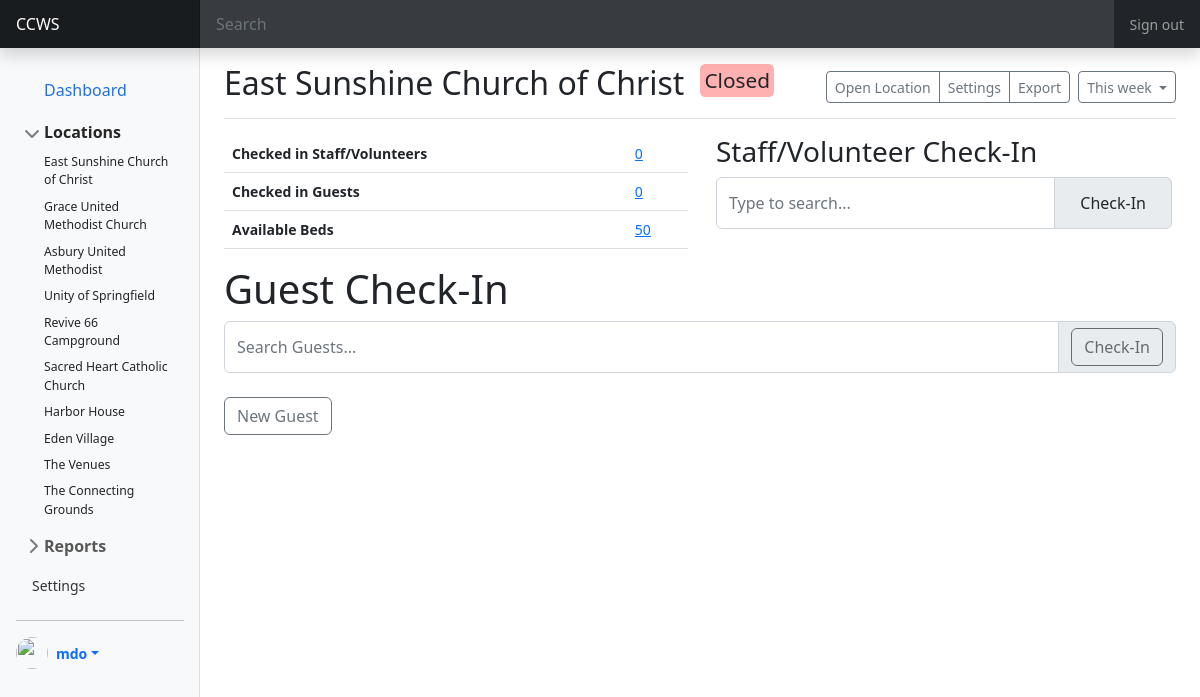
Screenshot of /admin/index.php?action=location&loc=31 with the database file from the repository.
### tables this page shows
CREATE TABLE `location` (
  `loc_id` int(10) NOT NULL,
  `org_id` int(10) NOT NULL,
  `loc_name` varchar(250) DEFAULT NULL,
  `loc_address_street` varchar(250) DEFAULT NULL,
  `loc_address_street_2` varchar(250) DEFAULT NULL,
  `loc_address_city` varchar(250) DEFAULT NULL,
  `loc_address_state` varchar(2) DEFAULT NULL,
  `loc_serves` varchar(250) DEFAULT NULL,
  `loc_capacity` int(10) NOT NULL DEFAULT 0,
  `loc_status` tinyint(1) NOT NULL DEFAULT 0,
  `loc_op_date` date DEFAULT NULL,
  `loc_created` datetime NOT NULL DEFAULT current_timestamp(),
  `loc_created_by` int(10) DEFAULT NULL,
  `loc_modified` datetime NOT NULL DEFAULT current_timestamp() ON UPDATE current_timestamp(),
  `loc_modified_by` int(10) DEFAULT NULL
);

### model/functions.php (called while the page is built, shortened)
<?php
function getLayout($layout, $view, $data = NULL, $head = NULL, $extra = NULL){
    include "view/layout/". $layout . ".php";
}
?>

### model/classes/mysql.php (called while the page is built, shortened)
<?php
include_once dirname(__FILE__, 1) . DIRECTORY_SEPARATOR . 'location.php';
class Mysql extends Dbconfig
{
    public $conn;
    protected $databaseName;
    protected $hostName;
    protected $userName;
    protected $passCode;
    function __construct()
    {
        $this->conn = NULL;
        $dbPara = new Dbconfig();
        $this->databaseName = $dbPara->dbName;
        $this->hostName = $dbPara->serverName;
        $this->userName = $dbPara->userName;
        $this->passCode = $dbPara->passCode;
    }
    function connect()
    {
        $this->conn = new mysqli($this->hostName, $this->userName, $this->passCode, $this->databaseName);
    }
    function getLocations()
    {
        $locations = array();
        $this->sqlQuery = "SELECT loc_id, loc_name, loc_address_street, loc_address_street_2, loc_address_city, loc_address_state, loc_serves, loc_capacity, loc_status FROM location";
        $result = $this->conn->query($this->sqlQuery);
        while ($row = $result->fetch_assoc()) {
            $location = new Location($row['loc_id'], $row['loc_name'], $row['loc_address_street'], $row['loc_address_street_2'], $row['loc_address_city'], $row['loc_address_state'], NULL,  NULL,  $row['loc_serves'],  $row['loc_capacity'], $row['loc_status']);
            $locations[] = $location;
        }
        return $locations;
    }
    function getLocationFull($id)
    {
        $this->sqlQuery = "SELECT loc_id, loc_name, loc_address_street, loc_address_street_2, loc_address_city, loc_address_state, loc_serves, loc_capacity, loc_status, loc_op_date, loc_capacity-(SELECT count(usr_id) FROM guest_status WHERE loc_id = $id AND gs_op_date = loc_op_date AND gs_checkout IS NULL) AS loc_availability FROM location WHERE loc_id = $id";
        $result = $this->conn->query($this->sqlQuery);
        while ($row = $result->fetch_assoc()) {
            $location = new Location($row['loc_id'], $row['loc_name'], $row['loc_address_street'], $row['loc_address_street_2'], $row['loc_address_city'], $row['loc_address_state'], NULL,  NULL,  $row['loc_serves'],  $row['loc_capacity'], $row['loc_status']);
            $location->setAvailability($row['loc_availability']);
            $location->setOpDate($row['loc_op_date']);
        }
        return $location;
    }
}

### config/config.php (called while the page is built, shortened)
<?php
class Dbconfig {
    function __construct()
    {
        $this -> serverName = 'localhost';
        $this -> userName = 'root';
        $this -> passCode = '';
        $this -> dbName = 'ccws';
    }
}
?>

### model/classes/location.php (called while the page is built, shortened)
<?php
class Location
{
    private $id;
    private $name;
    private $capacity;
    private $status;
    private $availability;
    function __construct($id, $name, $address1, $address2, $address3, $address4, $phone=NULL, $email=NULL, $serves, $capacity, $status)
    {
        $this->id = $id;
        $this->name = $name;
        $this->capacity = $capacity;
        $this->status = $status;
    }
    function getId()
    {
        return $this->id;
    }
    function getName()
    {
        return $this->name;
    }
    function getCapacity()
    {
        return $this->capacity;
    }
    function getStatus()
    {
        return ($this->status == 0) ?  false :  true;
    }
    function getStatusString()
    {
        return ($this->status == 0) ?  "Closed" :  "Open";
    }
    function getAvailability()
    {
        return $this->availability;
    }
    function setAvailability($avail)
    {
        $this->availability = $avail;
    }
}

### admin/view/location.php (the view, shortened to what this page needs)
<?php
$conn = new Mysql();
$loc_id = filter_input(INPUT_GET, 'loc');
if (!is_null($loc_id))  $location = $conn->getLocationFull($loc_id) ;
?>
<div class="d-flex justify-content-between flex-wrap flex-md-nowrap align-items-center pt-3 pb-2 mb-3 border-bottom">
    <h1 class="h2"><?php echo $location->getName(); ?><span class="status <?php echo $location->getStatusString(); ?>"><?php echo $location->getStatusString(); ?><span></h1>
    <div class="btn-toolbar mb-2 mb-md-0">
        <div class="btn-group me-2">
          <button type="button" class="btn btn-sm btn-outline-secondary" onclick="<?php echo ($location->getStatus()) ? 'closeLocation()' : 'openLocation()' ; ?>"><?php echo ($location->getStatus()) ? 'Close Location' : 'Open Location' ; ?></button>
            <button type="button" class="btn btn-sm btn-outline-secondary">Settings</button>
            <button type="button" class="btn btn-sm btn-outline-secondary">Export</button>
        </div>
        <button type="button" class="btn btn-sm btn-outline-secondary dropdown-toggle">
            This week
        </button>
    </div>
</div>
<div class="row">
  <div class="col-sm-6">
    <table class="table">
      <tbody>
        <tr>
          <th scope="row">Checked in Staff/Volunteers</th>
          <td><a href="#">0</a></td>
        </tr>
        <tr>
          <th scope="row">Checked in Guests</th>
          <td><a href="?action=status&loc=<?php echo $loc_id; ?>"><?php echo $location->getCapacity()-$location->getAvailability(); ?></a></td>
        </tr>
        <tr>
          <th scope="row">Available Beds</th>
          <td><a href="#"><?php echo $location->getAvailability(); ?></a></td>
        </tr>
      </tbody>
    </table>
  </div>
  <div class="col-sm-6 px-3">
    <h3>Staff/Volunteer Check-In</h3>
    <form class="row g-2">
        <div class="input-group">
            <input class="form-control col-auto" list="stafflistOptions" id="exampleDataList" placeholder="Type to search...">
            <div class="input-group-text"><a class="btn ">Check-In</a></div>
        </div>
    </form>
  </div>
</div>
<h1>Guest Check-In</h1>
<form id="guestCheckIn" class="row g-2">
    <div class="input-group">
        <input id="guestlistInput" class="form-control col-auto" list="guestlistOptions" placeholder="Search Guests..." autocomplete="off">
        <div class="input-group-text"><button class="btn " type="submit" <?php echo ($location->getStatus()) ? '' : 'disabled' ?>>Check-In</button></div>
    </div>
</form>
<a href="?action=newguest&loc=<?php echo $location->getId(); ?>" class="btn btn-outline-secondary my-4"> New Guest </a>

### admin/view/partials/sidebar.php (shortened to what this page needs)
<?php
$conn = new Mysql();
$locations = $conn->getLocations();
?>
<nav id="sidebarMenu" class="col-md-3 col-lg-2 d-md-block bg-light sidebar collapse">
                <div class="position-sticky pt-3 sidebar-sticky d-flex flex-column p-3">
                    <ul class="nav flex-column">
                    <li class="nav-item">
                        <a class="nav-link btn active d-inline-flex align-items-center rounded border-0" aria-current="page" href="?action=dashboard">
                        <button class="btn active d-inline-flex align-items-center rounded border-0">
                        Dashboard
                        </button>
                        </a>
                    </li>
                    <li class="mb-1">
                        <button class="btn btn-toggle d-inline-flex align-items-center rounded border-0" data-bs-toggle="collapse" data-bs-target="#locations-collapse" aria-expanded="true">
                        Locations
                        </button>
                        <div class="collapse show" id="locations-collapse" style="">
                        <ul class="btn-toggle-nav list-unstyled fw-normal pb-1 small">
                            <?php foreach ($locations as $location) :
                                $name = $location->getName();
                                $id = $location->getId();
                            ?>
                            <li><a href="?action=location&loc=<?php echo $id; ?>" class="link-dark d-inline-flex text-decoration-none rounded"><?php echo $name; ?></a></li>
                            <?php endforeach; ?>
                        </ul>
                        </div>
                    </li>
                    <li class="mb-1">
                        <button class="btn btn-toggle d-inline-flex align-items-center rounded border-0" data-bs-toggle="collapse" data-bs-target="#reports-collapse" aria-expanded="false">
                        Reports
                        </button>
                    </li>
                    <li class="nav-item">
                        <a class="nav-link" href="#">
                        Settings
                        </a>
                    </li>
                    </ul>
                    <hr>
                    <div class="dropdown">
      <a href="#" class="d-flex align-items-center text-decoration-none dropdown-toggle" data-bs-toggle="dropdown" aria-expanded="false">
        <img src="https://github.com/mdo.png" alt="" width="32" height="32" class="rounded-circle me-2">
        <strong>mdo</strong>
      </a>
    </div>
                </div>
                </nav>

### css/admin.css (style rules this page uses)
body { font-size: .875rem; }
.sidebar { position: fixed; top: 0; bottom: 0; left: 0; z-index: 100; padding: 48px 0 0; box-shadow: inset -1px 0 0 rgba(0, 0, 0, .1); }
.sidebar-sticky { height: calc(100vh - 48px); overflow-x: hidden; overflow-y: auto; }
.sidebar .nav-link { font-weight: 500; color: #333; }
.sidebar .nav-link.active { color: #2470dc; }
body { min-height: 100vh; min-height: -webkit-fill-available; }
html { height: -webkit-fill-available; }
.dropdown-toggle { outline: 0; }
.btn-toggle { padding: .25rem .5rem; font-weight: 600; color: rgba(0, 0, 0, .65); background-color: transparent; }
.btn-toggle::before { width: 1.25em; line-height: 0; transition: transform .35s ease; transform-origin: .5em 50%; }
.btn-toggle[aria-expanded="true"] { color: rgba(0, 0, 0, .85); }
.btn-toggle[aria-expanded="true"]::before { transform: rotate(90deg); }
.btn-toggle-nav a { padding: .1875rem .5rem; margin-top: .125rem; margin-left: 1.25rem; }
.status { font-size: 1.30rem; border-radius: 0.25em; padding: 0.25rem; box-sizing: border-box; float: right; margin-left: 1rem; }
.status.Closed { background: #ffb0b0; }

### rows the page displays
location: loc_name "East Sunshine Church of Christ", loc_status "Closed"
location: loc_name "Grace United Methodist Church"
location: loc_name "Asbury United Methodist"
location: loc_name "Unity of Springfield"
location: loc_name "Revive 66 Campground"
location: loc_name "Sacred Heart Catholic Church"
location: loc_name "Harbor House"
location: loc_name "Eden Village"
location: loc_name "The Venues"
location: loc_name "The Connecting Grounds"

### other values shown
$location->getCapacity()-$location->getAvailability() "0"
$location->getAvailability() "50"
